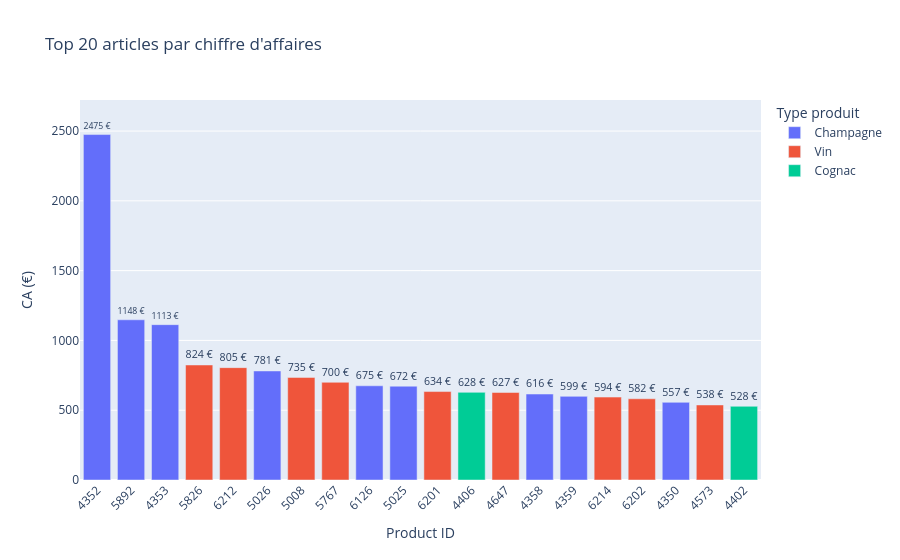

Notebook source saved alongside this figure:
### Code cell
#Graphique en barre des 20 premiers articles avec plotly express
top20_ca = df_merge_web_supp.sort_values("ca_par_article", ascending=False).head(20).copy()
top20_ca["product_id_str"] = top20_ca["product_id"].astype(str)

fig = px.bar(
    top20_ca,
    x="product_id_str",
    y="ca_par_article",
    color="product_type",
    title="Top 20 articles par chiffre d'affaires",
    labels={"product_id_str": "Product ID", "ca_par_article": "CA (€)", "product_type": "Type produit"},
    hover_data=["product_type", "price", "total_sales"]
)

fig.update_layout(xaxis_tickangle=-45)
fig.update_traces(texttemplate="%{y:.0f} €", textposition="outside")
fig.update_layout(yaxis_range=[0, top20_ca["ca_par_article"].max() * 1.1])

fig.update_xaxes(categoryorder="array", categoryarray=top20_ca["product_id_str"].tolist())

fig.show()

### Figure 1 — Plotly figure (JSON) as saved in the notebook; plotly's stock layout.template omitted (floating-point values rounded to 4 significant figures)
{"data": [{"alignmentgroup": "True", "customdata": [["Champagne", 225, 11], ["Champagne", 191.3, 6], ["Champagne", 79.5, 14], ["Champagne", 86.8, 9], ["Champagne", 135, 5], ["Champagne", 112, 6], ["Champagne", 77, 8], ["Champagne", 85.6, 7], ["Champagne", 79.5, 7]], "hovertemplate": "Type produit=%{customdata[0]}<br>Product ID=%{x}<br>CA (€)=%{y}<br>price=%{customdata[1]}<br>total_sales=%{customdata[2]}<extra></extra>", "legendgroup": "Champagne", "marker": {"color": "#636efa", "pattern": {"shape": ""}}, "name": "Champagne", "offsetgroup": "Champagne", "orientation": "v", "showlegend": true, "textposition": "outside", "texttemplate": "%{y:.0f} €", "type": "bar", "x": ["4352", "5892", "4353", "5026", "6126", "5025", "4358", "4359", "4350"], "xaxis": "x", "y": [2475, 1148.0, 1113, 781.2, 675, 672, 616, 599.2, 556.5], "yaxis": "y"}, {"alignmentgroup": "True", "customdata": [["Vin", 41.2, 20], ["Vin", 115, 7], ["Vin", 105, 7], ["Vin", 175, 4], ["Vin", 105.6, 6], ["Vin", 28.5, 22], ["Vin", 99, 6], ["Vin", 116.4, 5], ["Vin", 67.2, 8]], "hovertemplate": "Type produit=%{customdata[0]}<br>Product ID=%{x}<br>CA (€)=%{y}<br>price=%{customdata[1]}<br>total_sales=%{customdata[2]}<extra></extra>", "legendgroup": "Vin", "marker": {"color": "#EF553B", "pattern": {"shape": ""}}, "name": "Vin", "offsetgroup": "Vin", "orientation": "v", "showlegend": true, "textposition": "outside", "texttemplate": "%{y:.0f} €", "type": "bar", "x": ["5826", "6212", "5008", "5767", "6201", "4647", "6214", "6202", "4573"], "xaxis": "x", "y": [824, 805, 735, 700, 633.6, 627, 594, 582, 537.6], "yaxis": "y"}, {"alignmentgroup": "True", "customdata": [["Cognac", 157, 4], ["Cognac", 176, 3]], "hovertemplate": "Type produit=%{customdata[0]}<br>Product ID=%{x}<br>CA (€)=%{y}<br>price=%{customdata[1]}<br>total_sales=%{customdata[2]}<extra></extra>", "legendgroup": "Cognac", "marker": {"color": "#00cc96", "pattern": {"shape": ""}}, "name": "Cognac", "offsetgroup": "Cognac", "orientation": "v", "showlegend": true, "textposition": "outside", "texttemplate": "%{y:.0f} €", "type": "bar", "x": ["4406", "4402"], "xaxis": "x", "y": [628, 528], "yaxis": "y"}], "layout": {"barmode": "relative", "legend": {"title": {"text": "Type produit"}, "tracegroupgap": 0}, "title": {"text": "Top 20 articles par chiffre d'affaires"}, "xaxis": {"anchor": "y", "categoryarray": ["4352", "5892", "4353", "5826", "6212", "5026", "5008", "5767", "6126", "5025", "6201", "4406", "4647", "4358", "4359", "6214", "6202", "4350", "4573", "4402"], "categoryorder": "array", "domain": [0, 1], "tickangle": -45, "title": {"text": "Product ID"}}, "yaxis": {"anchor": "x", "domain": [0, 1], "range": [0, 2722.0], "title": {"text": "CA (€)"}}}}
